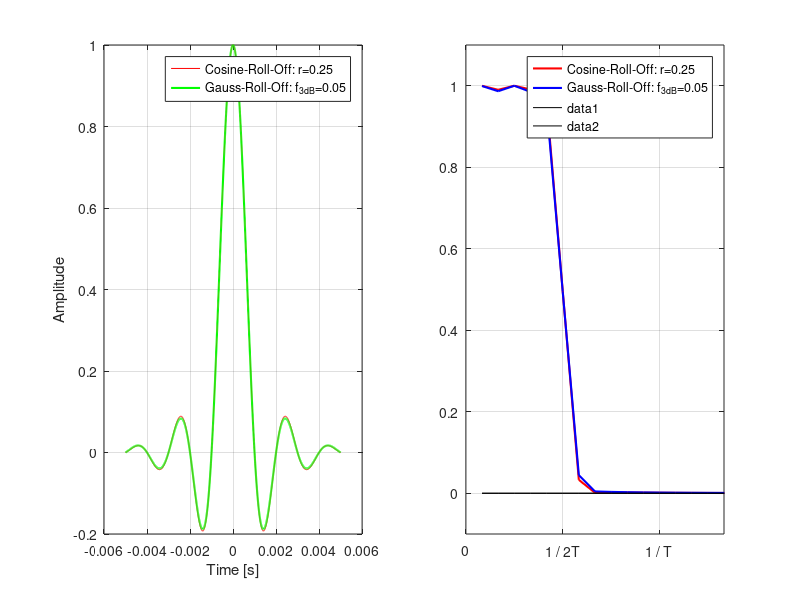

Here is the MATLAB script that generated this plot:
%% Gaussian Pulse vs. Cosine Roll-Off Pulse
% 
% Copyright 2007 Telecommunications Lab
% $Revision: 1.0 $ $Date: 2007/06/21 12:45:07 $

%%
% 
Fs = 500000;                              % Sampling frequency 500000 Hz
T = 1/1000;                               % Symbol time interval [s].
t = -5*T:1/Fs:5*T;                        % Time vector (sampling intervals)
t = t+0.00000001;                         % Otherwise, the denominator would be zero at t=0
f= 0:1/Fs:2;
alpha = 0.25;                             % Cosine Roll-off factor
f3db=0.05;                                % Gauss Roll-off factor

% Impulse responses
p = (sin(pi*t/T)./(pi*t/T)).*(cos(alpha*pi*t/T)./(1-(2*alpha*t/T).^2)); 
g = (sin(pi*t/T)./(pi*t/T)).*(exp(-(2/log(2))*(pi*f3db*t/T).^2)); 

%Plotting

subplot(1,2,1);plot(t,p,'r',t,g,'g','LineWidth',1.5);hold on;grid on;xlabel('Time [s]');ylabel('Amplitude');
legend('Cosine-Roll-Off: r=0.25','Gauss-Roll-Off: f_{3dB}=0.05');

% Transfer functions
P=abs(fft([p zeros(1,1024-length(p))]));
G=abs(fft([g zeros(1,1024-length(g))]));

%Plotting
subplot(1,2,2);plot(P/max(P),'r','LineWidth',1.5);hold on;plot(G/max(G),'b','LineWidth',1.5);hold on;
legend('Cosine-Roll-Off: r=0.25','Gauss-Roll-Off: f_{3dB}=0.05');
hold on;
axis([0 16 -.1 1.1]);
set(gca,'XTick',[0:6:16]);
set(gca,'XTickLabel',['     0';'1 / 2T';'1 / T ';'      ';'      ';'      ';'      '])
f(1:length(G(1,:)))=0;
line(1:length(f),f,'color','k');
grid on;
f(1:length(P(1,:)))=0;
line(1:length(f),f,'color','k');
grid on;
hold off;